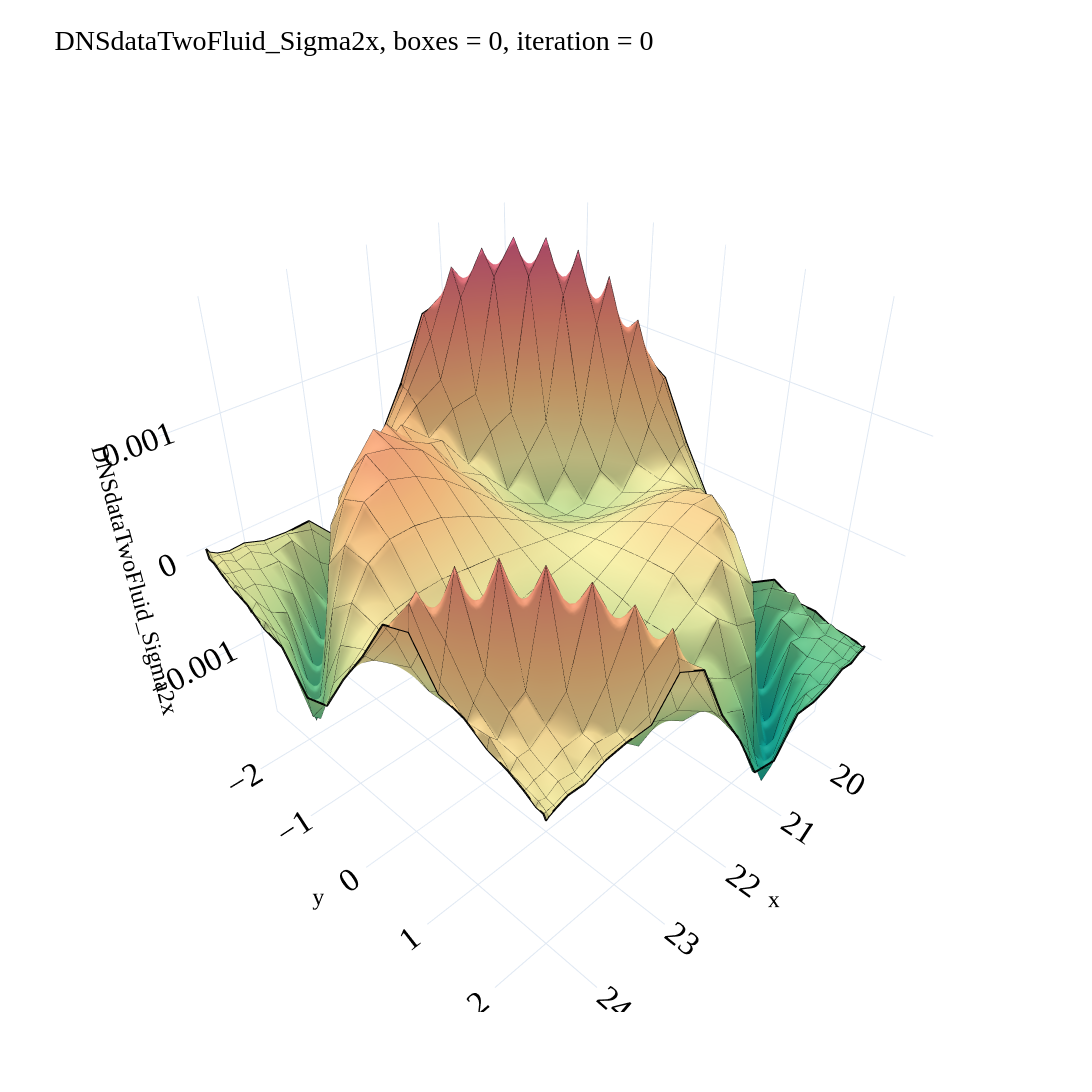

Write notebook code for a chart like this one.
### Markdown cell above
For two fluids case, the second fluid is fully in box 0 for core configuration. So, we plot that.

### Code cell
if two_fluids_data:
  plot_2D_surface_from_files(top_path, 'DNSdataTwoFluid_Sigma2x', ['0'],)
